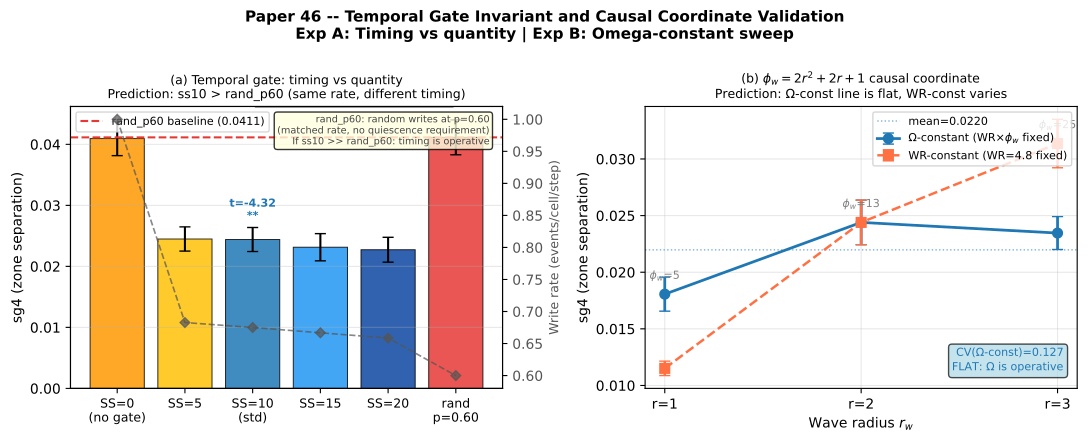

This chart was generated by the following Python code:
"""
Paper 46: Figure 1 (2 panels)

Panel (a): Exp A — sg4 vs gate condition.
  Bar chart: ss0, ss5, ss10, ss15, ss20, rand_p60.
  Horizontal line: rand_p60 sg4 (timing-destroyed baseline).
  Markers: write_rate as secondary axis.
  Annotation: t-test result for ss10 vs rand_p60.

Panel (b): Exp B — sg4 vs r_wave for omega_const vs wr_const.
  Two lines: omega-constant (sg4 should be flat) vs WR-constant (varies).
  Secondary x-axis: phi_w values.
  Annotation: CV of omega_const line.
"""
import json, sys, math
import numpy as np
import matplotlib
matplotlib.use("Agg")
import matplotlib.pyplot as plt
import matplotlib.patches as mpatches

ANALYSIS_FILE = "results/paper46_analysis.json"
FIGURE_FILE   = "paper46_figure1.pdf"

def load():
    try:
        with open(ANALYSIS_FILE) as f:
            return json.load(f)
    except FileNotFoundError:
        print(f"Run paper46_experiments.py first to generate {ANALYSIS_FILE}")
        sys.exit(1)

def plot(a):
    fig, axes = plt.subplots(1, 2, figsize=(11, 4.5))
    fig.suptitle(
        "Paper 46 -- Temporal Gate Invariant and Causal Coordinate Validation\n"
        "Exp A: Timing vs quantity | Exp B: Omega-constant sweep",
        fontsize=11, fontweight='bold'
    )

    # ── Panel (a): Exp A ─────────────────────────────────────────────────────
    ax = axes[0]
    exp_a = a['exp_a']
    cond_order = ['ss0','ss5','ss10','ss15','ss20','rand_p60']
    cond_labels = ['SS=0\n(no gate)', 'SS=5', 'SS=10\n(std)', 'SS=15', 'SS=20',
                   'rand\np=0.60']
    colors = ['#FF9800','#FFC107','#1f77b4','#2196F3','#0D47A1','#E53935']

    x = np.arange(len(cond_order))
    sg4_means = []
    sg4_ses   = []
    wr_means  = []
    for c in cond_order:
        if c in exp_a and isinstance(exp_a[c], dict):
            sg4_means.append(exp_a[c]['sg4_mean'])
            sg4_ses.append(exp_a[c]['sg4_se'])
            wr_means.append(exp_a[c]['wr_mean'])
        else:
            sg4_means.append(0.); sg4_ses.append(0.); wr_means.append(0.)

    bars = ax.bar(x, sg4_means, yerr=sg4_ses, capsize=4,
                  color=colors, alpha=0.85, edgecolor='k', linewidth=0.7)

    # Horizontal reference: rand_p60 mean
    rand_idx = cond_order.index('rand_p60')
    rand_mean = sg4_means[rand_idx]
    ax.axhline(rand_mean, color='#E53935', linewidth=1.5, linestyle='--',
               label=f'rand_p60 baseline ({rand_mean:.4f})')

    # Annotate t-test
    if 'ss10_vs_rand_t' in exp_a:
        t = exp_a['ss10_vs_rand_t']
        p = exp_a['ss10_vs_rand_p']
        ss10_idx = cond_order.index('ss10')
        top = sg4_means[ss10_idx] + sg4_ses[ss10_idx] + 0.001
        stars = '***' if p < 0.001 else ('**' if p < 0.01 else ('*' if p < 0.05 else 'ns'))
        ax.annotate(f't={t:.2f}\n{stars}', xy=(ss10_idx, top),
                    ha='center', va='bottom', fontsize=8, color='#1f77b4',
                    fontweight='bold')
        # bracket ss10 to rand_p60
        y_br = max(sg4_means[ss10_idx], sg4_means[rand_idx]) + sg4_ses[ss10_idx] + 0.003
        ax.annotate('', xy=(rand_idx, y_br), xytext=(ss10_idx, y_br),
                    arrowprops=dict(arrowstyle='-', color='gray'))

    # Secondary axis: write rate
    ax2 = ax.twinx()
    ax2.plot(x, wr_means, 'D--', color='#555555', markersize=5, linewidth=1.2,
             label='write rate/step', alpha=0.7)
    ax2.set_ylabel('Write rate (events/cell/step)', fontsize=9, color='#555555')
    ax2.tick_params(axis='y', labelcolor='#555555')

    ax.set_xticks(x)
    ax.set_xticklabels(cond_labels, fontsize=9)
    ax.set_ylabel('sg4 (zone separation)', fontsize=10)
    ax.set_title('(a) Temporal gate: timing vs quantity\n'
                 'Prediction: ss10 > rand_p60 (same rate, different timing)',
                 fontsize=9)
    ax.legend(fontsize=8, loc='upper left')
    ax.grid(True, alpha=0.3, axis='y')

    note = ("rand_p60: random writes at p=0.60\n"
            "(matched rate, no quiescence requirement)\n"
            "If ss10 >> rand_p60: timing is operative")
    ax.text(0.97, 0.97, note, transform=ax.transAxes, fontsize=7,
            va='top', ha='right', color='#444444',
            bbox=dict(boxstyle='round,pad=0.3', fc='lightyellow', alpha=0.8))

    # ── Panel (b): Exp B ─────────────────────────────────────────────────────
    ax3 = axes[1]
    exp_b = a['exp_b']

    r_vals = sorted(set(v['r_wave'] for v in exp_b.values()))
    phi_vals = [2*r*r + 2*r + 1 for r in r_vals]

    sg4_omega = []
    sg4_wr    = []
    se_omega  = []
    se_wr     = []
    for r in r_vals:
        ko = f'r{r}_omega_const'; kw = f'r{r}_wr_const'
        sg4_omega.append(exp_b[ko]['sg4_mean'] if ko in exp_b else float('nan'))
        sg4_wr.append(   exp_b[kw]['sg4_mean'] if kw in exp_b else float('nan'))
        se_omega.append( exp_b[ko]['sg4_se']   if ko in exp_b else 0.)
        se_wr.append(    exp_b[kw]['sg4_se']   if kw in exp_b else 0.)

    ax3.errorbar(r_vals, sg4_omega, yerr=se_omega, fmt='o-', color='#1f77b4',
                 linewidth=2, markersize=7, capsize=4, label=r'$\Omega$-constant (WR$\times\phi_w$ fixed)')
    ax3.errorbar(r_vals, sg4_wr,    yerr=se_wr,    fmt='s--', color='#FF7043',
                 linewidth=1.8, markersize=7, capsize=4, label='WR-constant (WR=4.8 fixed)')

    # Flat reference line at omega_const mean
    valid_omega = [v for v in sg4_omega if not math.isnan(v)]
    if valid_omega:
        omega_mean = np.mean(valid_omega)
        cv = np.std(valid_omega) / omega_mean if omega_mean > 0 else float('nan')
        ax3.axhline(omega_mean, color='#1f77b4', linewidth=1, linestyle=':',
                    alpha=0.6, label=f'mean={omega_mean:.4f}')
        ax3.text(0.97, 0.05, f'CV($\\Omega$-const)={cv:.3f}\n'
                 f'{"FLAT: $\\Omega$ is operative" if cv < 0.15 else "Not flat"}',
                 transform=ax3.transAxes, fontsize=8, va='bottom', ha='right',
                 color='#1f77b4',
                 bbox=dict(boxstyle='round,pad=0.3', fc='lightblue', alpha=0.7))

    # Annotate phi_w values
    for r, phi in zip(r_vals, phi_vals):
        ax3.annotate(f'$\\phi_w$={phi}', (r, max(sg4_omega[r_vals.index(r)],
                                                   sg4_wr[r_vals.index(r)]) + 0.001),
                     ha='center', va='bottom', fontsize=8, color='gray')

    ax3.set_xticks(r_vals)
    ax3.set_xticklabels([f'r={r}' for r in r_vals])
    ax3.set_xlabel('Wave radius $r_w$', fontsize=10)
    ax3.set_ylabel('sg4 (zone separation)', fontsize=10)
    ax3.set_title('(b) $\\phi_w = 2r^2+2r+1$ causal coordinate\n'
                  'Prediction: $\\Omega$-const line is flat, WR-const varies',
                  fontsize=9)
    ax3.legend(fontsize=8, loc='upper right')
    ax3.grid(True, alpha=0.3)

    plt.tight_layout()
    plt.savefig(FIGURE_FILE, dpi=150, bbox_inches='tight')
    print(f"Saved: {FIGURE_FILE}")


if __name__ == "__main__":
    analysis = load()
    plot(analysis)
